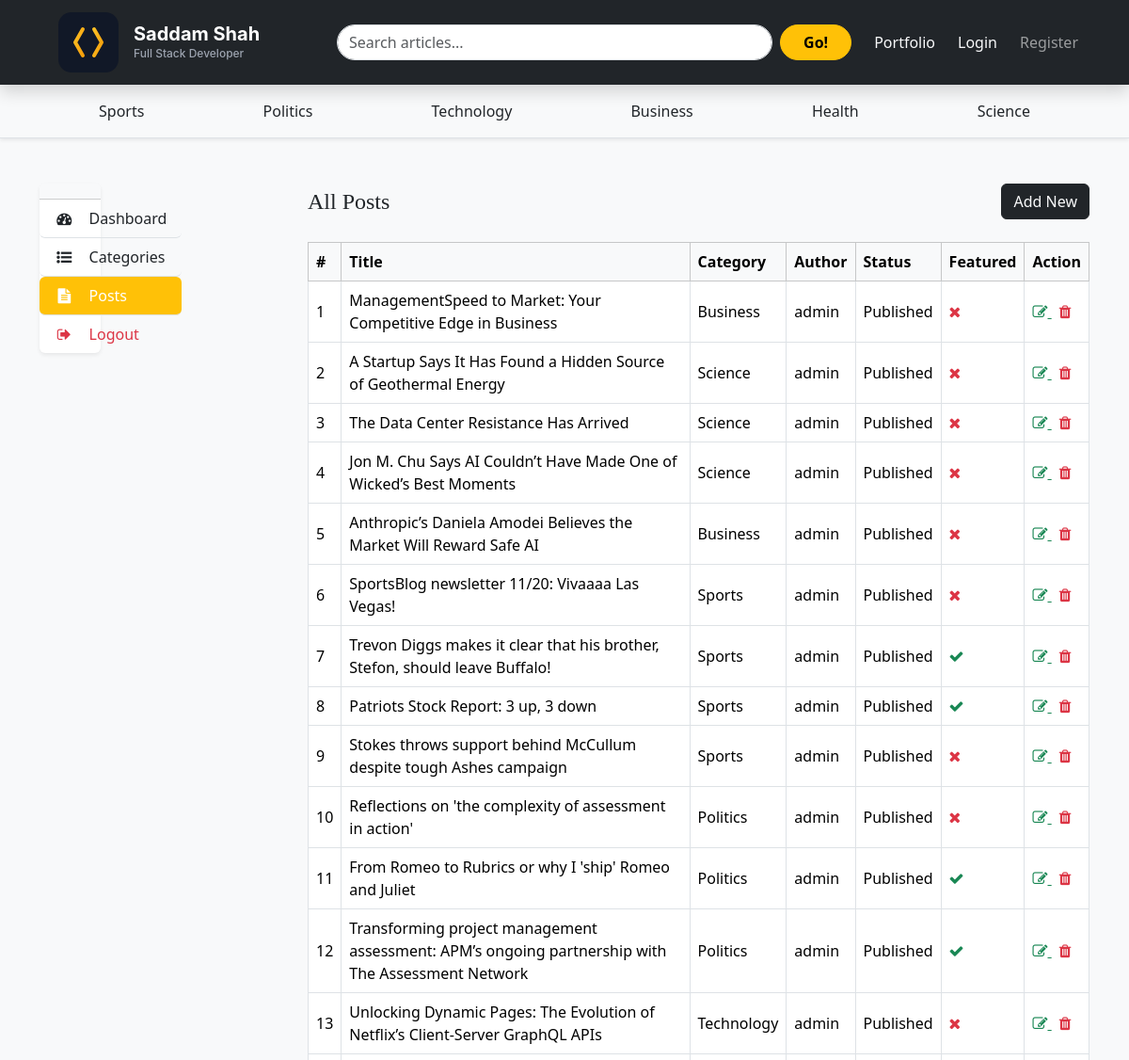
/dashboard/posts/ (upper part), run on an earlier commit of the app's database.
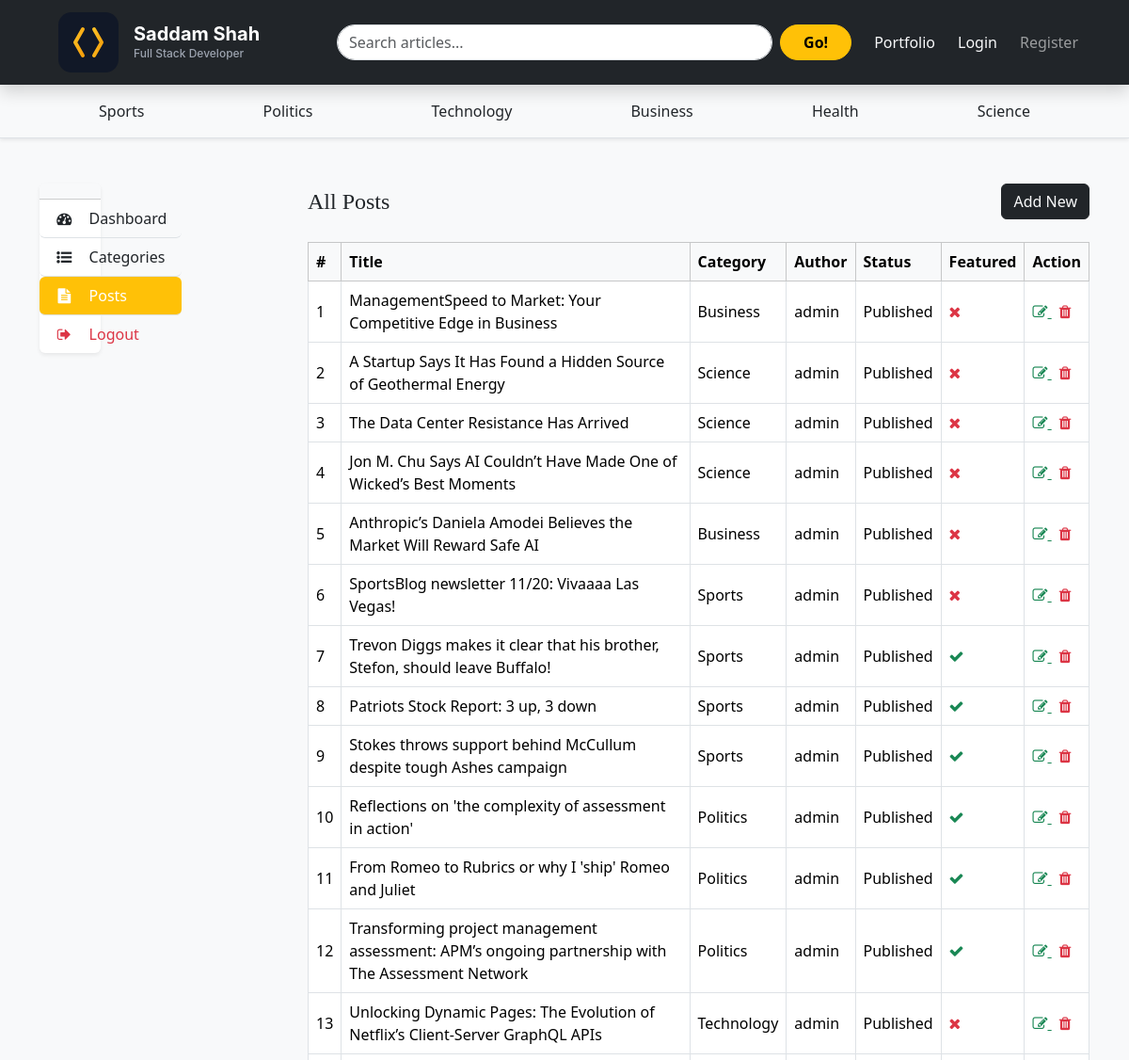
And on a later commit of the database.
### blogs/models.py (models this page shows, shortened)
class Blog(models.Model):
    title = models.CharField(max_length=100)
    slug = models.SlugField(max_length=150, unique=True, blank=True)
    category = models.ForeignKey(Category, on_delete=models.CASCADE)
    author = models.ForeignKey(User, on_delete=models.CASCADE)
    featured_image = models.ImageField(upload_to='uploads/%Y/%m/%d')
    short_description = models.TextField(max_length=500)
    blog_body = models.TextField(max_length=2000)
    status = models.CharField(max_length = 20, choices = STATUS_CHOICES, default = 'Draft')
    is_featured = models.BooleanField(default=True)
    created_at = models.DateTimeField(auto_now_add=True)
    updated_at = models.DateTimeField(auto_now=True)

class Category(models.Model):
    category_name = models.CharField(max_length = 50, unique=True)
    created_at = models.DateTimeField(auto_now_add=True)
    updated_at = models.DateTimeField(auto_now=True)
    class Meta:
        verbose_name_plural = 'categories'
    def __str__(self):
        return self.category_name

### dashboards/views.py (the view)
# urls.py: path('posts/', views.posts, name = 'posts'),
def posts(request):
    posts = Blog.objects.all()
    context = {
        'posts' : posts,
    }
    return render(request, 'dashboard/posts.html' , context)

### blogs/context_processors.py (called while the page is built)
def get_categories(request):
    categories = Category.objects.all()
    return dict(categories = categories)

def get_social_links(request):
    social_links = SocialLink.objects.all()
    return dict(social_links = social_links)

### templates/dashboard/posts.html (shortened to what this page needs)
{% extends 'base.html' %}
{% block content %}
<div class="container my-5">
    <div class="row">
        <div class="col-lg-3 mb-4 mb-lg-0">
            {% include 'dashboard/sidebar.html' %}
        </div>
        <div class="col-lg-9">
            <div class="d-flex justify-content-between align-items-center mb-4">
                <h4 class="mb-0">All Posts</h4>
                <a href="{% url 'add_posts' %}" class="btn btn-dark text-light">Add New</a>
            </div>
            <div class="table-responsive">
                <table class="table table-hover table-bordered align-middle">
                    <thead class="table-light">
                        <tr>
                            <th>#</th>
                            <th>Title</th>
                            <th>Category</th>
                            <th>Author</th>
                            <th>Status</th>
                            <th>Featured</th>
                            <th>Action</th>
                        </tr>
                    </thead>
                    <tbody>
                        {% for post in posts %}
                        <tr>
                            <td>{{ forloop.counter }}</td>
                            <td>{{ post.title }}</td>
                            <td>{{ post.category }}</td>
                            <td>{{ post.author }}</td>
                            <td>{{ post.status }}</td>
                            <td>
                                {% if post.is_featured %}
                                <i class="fa fa-check text-success"></i>
                                {% else %}
                                <i class="fa fa-times text-danger"></i>
                                {% endif %}
                            </td>
                            <td>
                                <a href="{% url 'edit_post' post.id %}" class="text-success me-2">
                                    <i class="fa fa-edit"></i>
                                </a>
                                <a href="{% url 'delete_post' post.id %}" class="text-danger">
                                    <i class="fa fa-trash"></i>
                                </a>
                            </td>
                        </tr>
                        {% empty %}
                        <tr><td colspan="7" class="text-center py-4">No posts found</td></tr>
                        {% endfor %}
                    </tbody>
                </table>
            </div>
        </div>
    </div>
</div>
{% endblock %}

What changed in the data, as far as the page shows it:
changed Blog "Stokes throws support behind McCullum despite tough Ashes campaign": is_featured False → True (drawn)
changed Blog "Reflections on 'the complexity of assessment in action'": is_featured False → True (drawn)
